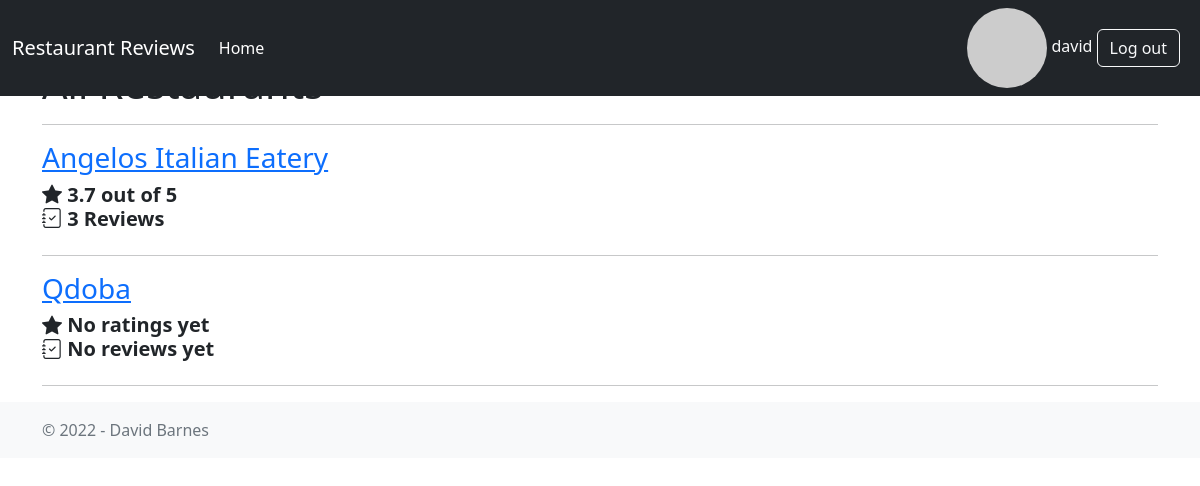
The app's page / (signed in) with its own data.
### restaurant/models.py (models this page shows, shortened)
class Restaurant(models.Model):
    name = models.CharField(max_length=200)
    created = models.DateTimeField(auto_now_add=True)
    updated = models.DateTimeField(auto_now=True)
    def get_absolute_url(self):
        return reverse("restaurant_detail", kwargs={"pk": self.pk})
    def avg_rating(self):
        return self.reviews.all().aggregate(Avg("rating"))["rating__avg"]
    def review_count(self):
        return self.reviews.count()

### restaurant/views.py (the view)
# urls.py: path("", RestaurantListView.as_view(), name="home"),
class RestaurantListView(ListView):
    model = Restaurant
    template_name = "home.html"

### restaurant/templatetags/helper_tags.py (called while the page is built)
@register.simple_tag(takes_context=True)
def get_avatar_url(context, user=None, email=None, size=None, default="mp"):
    if not size:
        size = 25
    email = email or ""
    if not email and user and hasattr(user, "email"):
        email = user.email or ""
    return "https://www.gravatar.com/avatar/{hash}?s={size}&d={default}".format(
        hash=md5(email.encode("utf-8")).hexdigest(),
        size=size or "",
        default=default,
    )

### templates/home.html (shortened to what this page needs)
{% extends "base.html" %}
{% block content %}
  <h1>All Restaurants</h1>
  <hr>
  {% for restaurant in restaurant_list %}
    <div class="blog-post">
      <h3 class="blog-post-title">
        <a href="{{ restaurant.get_absolute_url }}">{{ restaurant.name }}</a>
      </h3>
      {% include 'partials/_restaurant_stats.html' %}
    </div>
    <div class="clearfix"></div>
    <hr>
  {% endfor %}
{% endblock content %}

### templates/base.html (shortened to what this page needs)
{% load helper_tags %}
<!DOCTYPE html>
<html lang="en">
<head>
  <link href="https://cdn.jsdelivr.net/npm/bootstrap@5.2.0-beta1/dist/css/bootstrap.min.css" rel="stylesheet">
  <link rel="stylesheet" href="https://cdn.jsdelivr.net/npm/bootstrap-icons@1.8.2/font/bootstrap-icons.css">
</head>
<body class="d-flex flex-column h-100">
  <header>
    <nav class="navbar navbar-expand-md navbar-dark fixed-top bg-dark">
      <div class="container-fluid">
        <a class="navbar-brand" href="{% url 'home' %}">Restaurant Reviews</a>
        <div class="collapse navbar-collapse" id="navbarCollapse">
          {% url 'home' as home_url %}
          <ul class="navbar-nav me-auto mb-2 mb-md-0">
            <li class="nav-item">
              <a
                class="nav-link {% if request.get_full_path == home_url %}active{% endif %}"
                href="{% url 'home' %}"
              >
                Home
              </a>
            </li>
          </ul>
          <div class="text-end">
            {% if user.is_authenticated %}
              <span class="text-light">
                <img src="{% get_avatar_url email=user.email %}" class="rounded-circle" alt="user image">
                {{ user.username }}
              </span>
              <a href="{% url 'logout' %}" class="btn btn-outline-light me-2">Log out</a>
            {% else %}
              <a href="{% url 'login' %}" class="btn btn-outline-light me-2">Login</a>
              <a href="{% url 'signup' %}" class="btn btn-primary">Sign-up</a>
            {% endif %}
          </div>
        </div>
      </div>
    </nav>
  </header>
  <main class="flex-shrink-0">
    <div class="container" style="padding-top:60px;">
      {% block content %}
      {% endblock content %}
    </div>
  </main>
  <footer class="footer mt-auto py-3 bg-light">
    <div class="container">
      <span class="text-muted">&copy; 2022 - David Barnes</span>
    </div>
  </footer>
</body>
</html>

### templates/partials/_restaurant_stats.html
<div class="blog-post-meta float-start">
  <h5>
  {% if restaurant.avg_rating %}
    <i class="bi bi-star-fill"></i> <b>{{ restaurant.avg_rating|floatformat }} out of 5</b>
  {% else %}
    <i class="bi bi-star-fill"></i> <b>No ratings yet</b>
  {% endif %}
  <br>
  {% if restaurant.review_count > 0 %}
    <i class="bi bi-journal-check"></i> <b>{{ restaurant.review_count }} Reviews</b>
  {% else %}
    <i class="bi bi-journal-check"></i> <b>No reviews yet</b>
  {% endif %}
  </h5>
</div>

### records on screen
Restaurant: name "Angelos Italian Eatery", avg_rating "3.7", review_count "3"
Restaurant: name "Qdoba", shows "No ratings yet", shows "No reviews yet"

### other values on screen
{{ user.username }} "david"
